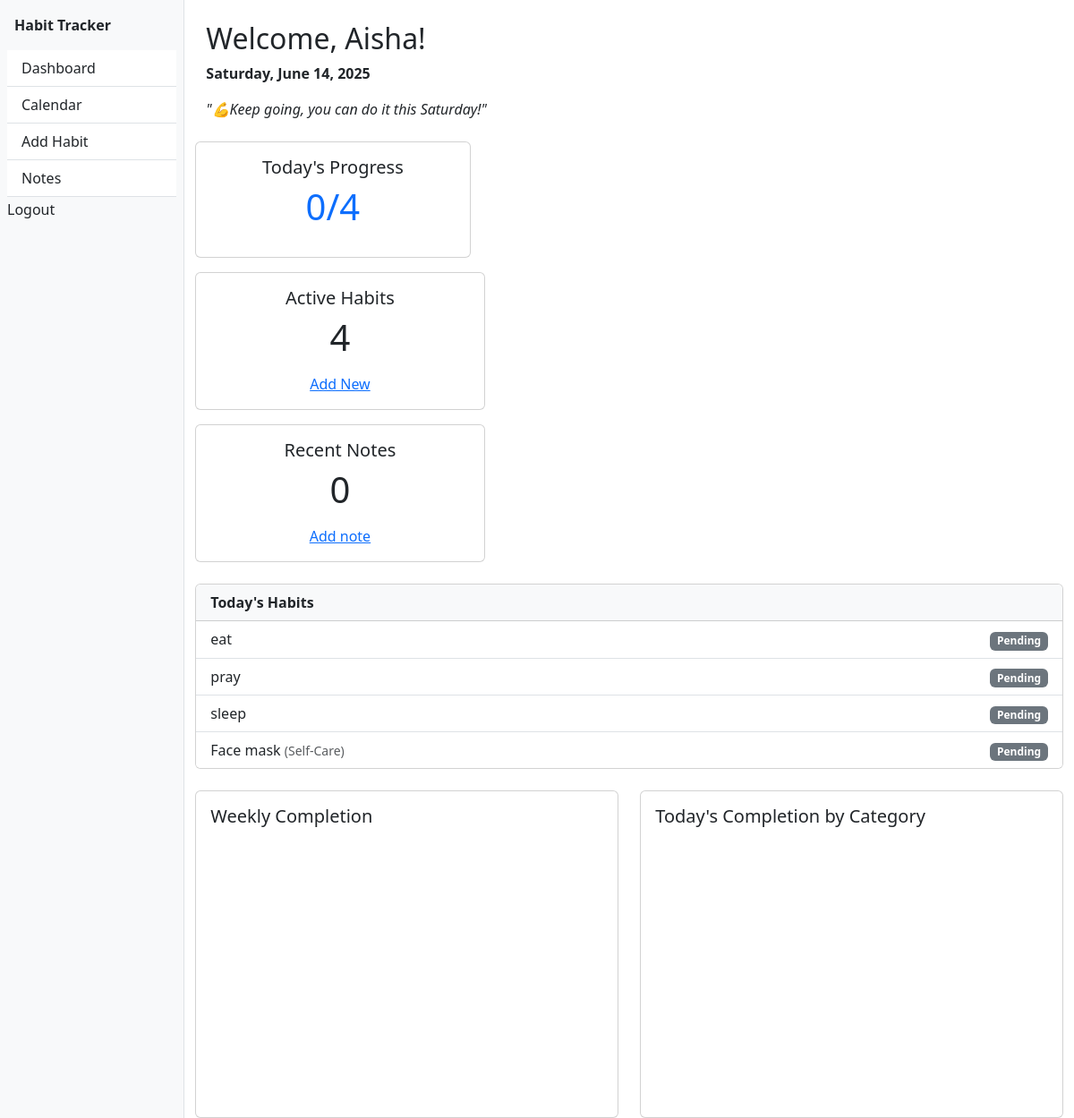
Page /habits/dashboard/ (signed in) on the committed database.
### habits/models.py (models this page shows, shortened)
class Habit(models.Model):
    CATEGORY_CHOICES = [
        ('health', 'Health/Fitness'),
        ('productivity', 'Productivity'),
        ('selfcare', 'Self-Care'),
        ('learning', 'Learning'),
        ('work', 'Work'),
        ('fun', 'Hobbies/Fun'),
    ]
    FREQUENCY_CHOICES = [
        ('daily', 'Daily'),
        ('weekly', 'Weekly'),
        ('custom', 'Custom'),
    ]
    user = models.ForeignKey(User, on_delete=models.CASCADE)
    name = models.CharField(max_length=100)  # e.g. "Drink water"
    description = models.TextField(blank=True)
    target = models.PositiveIntegerField(default=1)  # e.g. "8 glasses/day"
    frequency = models.CharField(max_length=20, choices=FREQUENCY_CHOICES, default='daily')
    category = models.CharField(max_length=50, choices=CATEGORY_CHOICES, blank=True)
    creation_date = models.DateTimeField(auto_now_add=True)
    is_template = models.BooleanField(default=False)  # For admin-curated templates
    created_by_admin = models.ForeignKey(
        User,
        on_delete=models.SET_NULL,
        null=True,
        blank=True,
        related_name='admin_habits'
    )

### habits/views.py (the view)
# urls.py: path('dashboard/', dashboard, name='dashboard'),
@login_required
def dashboard(request):
    habits = Habit.objects.filter(user=request.user)
    today = date.today()
    completed_habit_ids = HabitCompletion.objects.filter(
        habit__user=request.user,
        date=today,
        completed=True
    ).values_list('habit_id', flat=True)
    for habit in habits:
        habit.status = "Done" if habit.id in completed_habit_ids else "Pending"
    start_of_week = today - timedelta(days=today.weekday())  # Monday
    week_dates = [start_of_week + timedelta(days=i) for i in range(7)]
    weekly_data = HabitCompletion.objects.filter(
        habit__user=request.user,
        date__range=[week_dates[0], week_dates[-1]],
        completed=True
    ).values('date').annotate(count=Count('id'))
    chart_labels = [d.strftime('%a') for d in week_dates]
    chart_data = [next((item['count'] for item in weekly_data if item['date'] == d), 0) for d in week_dates]
    category_data = HabitCompletion.objects.filter(
        habit__user=request.user,
        date=today,
        completed=True
    ).values('habit__category').annotate(count=Count('id'))
    category_labels = []
    category_counts = []
    category_map = dict(Habit.CATEGORY_CHOICES)
    for item in category_data:
        label = category_map.get(item['habit__category'], 'Uncategorised')
        category_labels.append(label)
        category_counts.append(item['count'])
    completed_today = len(completed_habit_ids)
    habit_count = habits.count()
    return render(request, 'habits/dashboard.html', {
        'habits': habits,
        'completed_today': completed_today,
        'habit_count': habit_count,
        'today': today,
        'chart_labels': json.dumps(chart_labels),
        'chart_data': json.dumps(chart_data),
        'category_labels': json.dumps(category_labels),
        'category_data': json.dumps(category_counts),
    })

### habits/templates/habits/dashboard.html (shortened to what this page needs)
{% extends 'habits/base.html' %}
{% block content %}
<div class="container mt-4">
    <h2>Welcome, {{ user.first_name|default:user.username }}!</h2>
    <p><strong>{{ today|date:"l, F j, Y" }}</strong></p>
  <p><em>"💪Keep going, you can do it this {{ today|date:'l' }}!"</em></p>
</div>
<div class="row mt-4">
    <div class="col-md-4 mb-3">
      <div class="card text-center">
        <div class="card-body">
          <h5 class="card-title">Today's Progress</h5>
          <p class="display-6 text-primary">{{ completed_today }}/{{ habit_count }}</p>
        </div>
      </div>
    </div>
</div>
<div class="col-md-4 mb-3">
    <div class="card text-center">
      <div class="card-body">
        <h5 class="card-title">Active Habits</h5>
        <p class="display-6 text-purple">{{habit_count }}</p>
        <a href="{% url 'habits:habit_create' %}">Add New</a>
      </div>
    </div>
  </div>
<div class="col-md-4 mb-3">
    <div class="card text-center">
      <div class="card-body">
        <h5 class="card-title">Recent Notes</h5>
        <p class="display-6 text-purple">0</p>
        <a href="{% url 'habits:add_note' %}">Add note</a>
      </div>
    </div>
  </div>
<div class="card mt-4">
  <div class="card-header bg-light">
    <strong>Today's Habits</strong>
  </div>
  <ul class="list-group list-group-flush">
    {% for habit in habits %}
      <li class="list-group-item d-flex justify-content-between align-items-center">
        <div>
          {{ habit.name }}
          {% if habit.get_category_display %}
            <small class="text-muted">({{ habit.get_category_display }})</small>
          {% endif %}
        </div>
        <div>
          {% if habit.status == "Done" %}
            <span class="badge text-white" style="background-color: hotpink;">✔ Done</span>
          {% else %}
            <span class="badge bg-secondary">Pending</span>
          {% endif %}
        </div>
    {% endfor %}
  </ul>
</div>
<div class="row mt-4">
    <div class="col-md-6">
      <div class="card p-3">
        <h5>Weekly Completion</h5>
        <div id="weekly-completion-chart" style="height: 300px;"></div>
      </div>
    </div>
    <div class="col-md-6">
      <div class="card p-3">
        <h5>Today's Completion by Category</h5>
        <div id="category-completion-chart" style="height: 300px;"></div>
      </div>
    </div>
  </div>
{% endblock %}

### habits/templates/habits/base.html (shortened to what this page needs)
<!DOCTYPE html>
<html lang="en">
<head>
    {% load static %}
    <link href="https://cdn.jsdelivr.net/npm/bootstrap@5.3.0/dist/css/bootstrap.min.css" rel="stylesheet">
        <link rel="stylesheet" href="https://cdn.jsdelivr.net/npm/bootstrap@5.3.0/dist/css/bootstrap.min.css">
        <link rel="stylesheet" href="{% static 'css/styles.css' %}">
</head>
<body>
        {% if request.user.is_authenticated %}
        <div class="d-flex">
            <div class="bg-light border-end" style="width: 250px; min-height: 100vh;">
                <div class="p-3 fw-bold">Habit Tracker</div>
                <div class="list-group list-group-flush px-2">
                    <a href="{% url 'habits:dashboard' %}" class="list-group-item list-group-item-action">Dashboard</a>
                    <a href="{% url 'habits:calendar' %}" class="list-group-item list-group-item-action">Calendar</a>
                    <a href="{% url 'habits:habit_create' %}" class="list-group-item list-group-item-action">Add Habit</a>
                    <a href="{% url 'habits:note_list' %}" class="list-group-item list-group-item-action">Notes</a>
        <form method="post" action="{% url 'logout' %}">
            <button type="submit" class="btn btn-link nav-link" style="display:inline; padding:0;">Logout</button>
        </form>
</div>
{% endif %}
</div>
    <div class="container">
        {% block content %}
        {% endblock %}
    </div>
</body>
</html>

### rows in the picture
Habit: name "eat", shows "Pending"
Habit: name "pray", shows "Pending"
Habit: name "sleep", shows "Pending"
Habit: name "Face mask", category "Self-Care", shows "Pending"

### other values in the picture
{{ user.first_name|default:user.username }} "Aisha"
{{ completed_today }} "0"
{{ habit_count }} "4"
